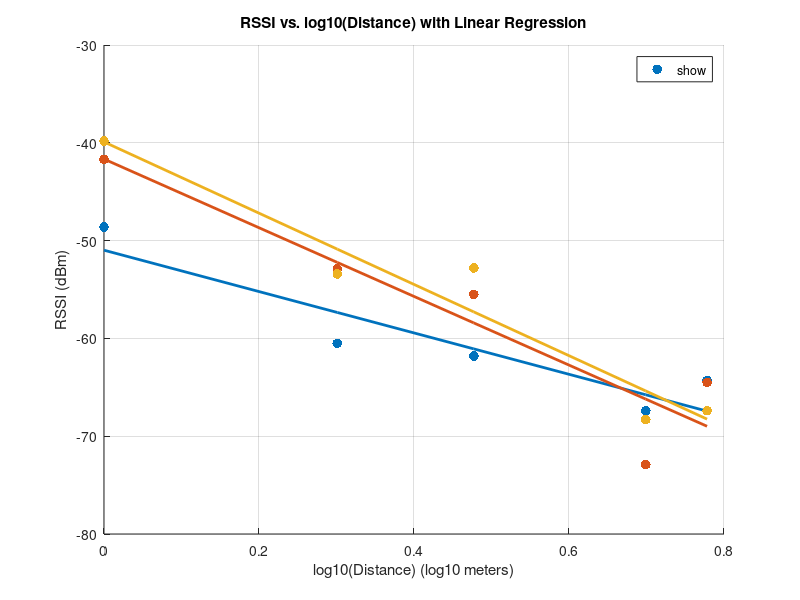

Write MATLAB code to recreate this figure.
% Clear workspace and command window
clear all;
clc;

% Averaged RSSI data (your actual measurements)
% Format: [RSSI at 1m, 2m, 3m, 5m, 6m] in dBm
rssi_data.Dialog_4G_365  = [-48.6, -60.5, -61.8, -67.4, -64.3];
rssi_data.Dialog_4G_721  = [-41.7, -52.9, -55.5, -72.9, -64.5];
rssi_data.SLT_MOBITEL_4G = [-39.8, -53.4, -52.8, -68.3, -67.4];

% Distances in meters
distances = [1.0, 2.0, 3.0, 5.0, 6.0];

% Transform distances to log10
log_distances = log10(distances);

% Optional: Load data from CSV (uncomment to use)
%{
% Expected CSV format: columns 'distance', 'rssi1', 'rssi2', 'rssi3'
data = readtable('rssi_data.csv');
distances = data.distance;
rssi_data.Dialog_4G_365  = data.rssi1;
rssi_data.Dialog_4G_721  = data.rssi2;
rssi_data.SLT_MOBITEL_4G = data.rssi3;
log_distances = log10(distances);
%}

% Create a new figure
figure('Position', [100, 100, 800, 600]);

% List of APs for iteration
ap_names = fieldnames(rssi_data);

% Arrays to store A and n for averaging
A_values = zeros(length(ap_names), 1);
n_values = zeros(length(ap_names), 1);

% Fit linear regression for each AP and plot
hold on;
for i = 1:length(ap_names)
    ap_name = ap_names{i};
    rssi_values = rssi_data.(ap_name);
    
    % Linear regression: RSSI = A - 10*n*log10(distance)
    coeffs = polyfit(log_distances, rssi_values, 1);
    A = coeffs(2); % Intercept
    slope = coeffs(1);
    n = -slope / 10.0; % Path loss exponent
    
    % Store A and n for averaging
    A_values(i) = A;
    n_values(i) = n;
    
    % Predicted RSSI values
    y_pred = polyval(coeffs, log_distances);
    
    % Plot data points
    scatter(log_distances, rssi_values, 50, 'filled', 'DisplayName', [ap_name ' Data']);
    
    % Plot regression line
    plot(log_distances, y_pred, 'LineWidth', 2, 'DisplayName', sprintf('%s Fit (A=%.1f, n=%.2f)', ap_name, A, n));
end

% Customize plot
xlabel('log10(Distance) (log10 meters)');
ylabel('RSSI (dBm)');
title('RSSI vs. log10(Distance) with Linear Regression');
legend('show', 'Location', 'best');
grid on;
hold off;

% Save plot to file
saveas(gcf, 'rssi_regression.png');

% Print individual A and n
fprintf('Calibration Results (Individual APs):\n');
for i = 1:length(ap_names)
    fprintf('%s: A = %.1f dBm, n = %.2f\n', ap_names{i}, A_values(i), n_values(i));
end

% Calculate and print average A and n
average_A = mean(A_values);
average_n = mean(n_values);
fprintf('\nFinal Averages:\n');
fprintf('Average A = %.2f dBm\n', average_A);
fprintf('Average n = %.2f\n', average_n);
